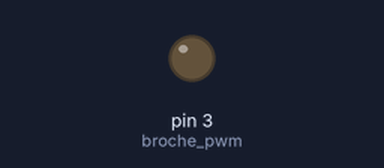
Bench run of a sketch on a simulated Arduino Uno, built with avr-gcc and run on an emulated ATmega328P. Shown: output pins drawn as LEDs (lit = HIGH).

Above: at 0.05 s.
At 0.65 s:
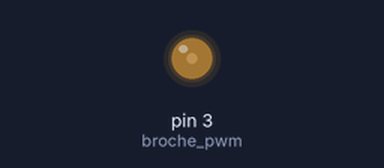
At 1.3 s:
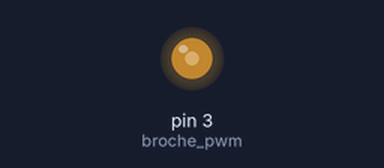
At 2.6 s:
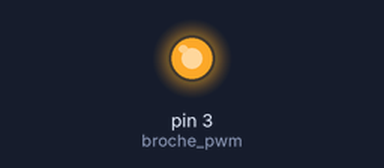
Timing chart, 0 to 6.0 s (numbered marks = the images above):
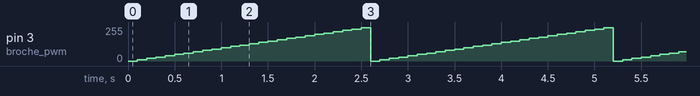

The sketch:

PWM.ino
```cpp
#define broche_pwm 3

void setup() {
  pinMode(broche_pwm, OUTPUT);
}

void loop() {
  int rapport_cyclique = 0;
  while (rapport_cyclique <= 255)
  {
    analogWrite(broche_pwm, rapport_cyclique);
    rapport_cyclique += 10;
    delay(100);
  }
}
```

Measured:
- by itself, pin 3 (broche_pwm): ramps from 0/255 to 250/255 and jumps back, once every 2.6 s
